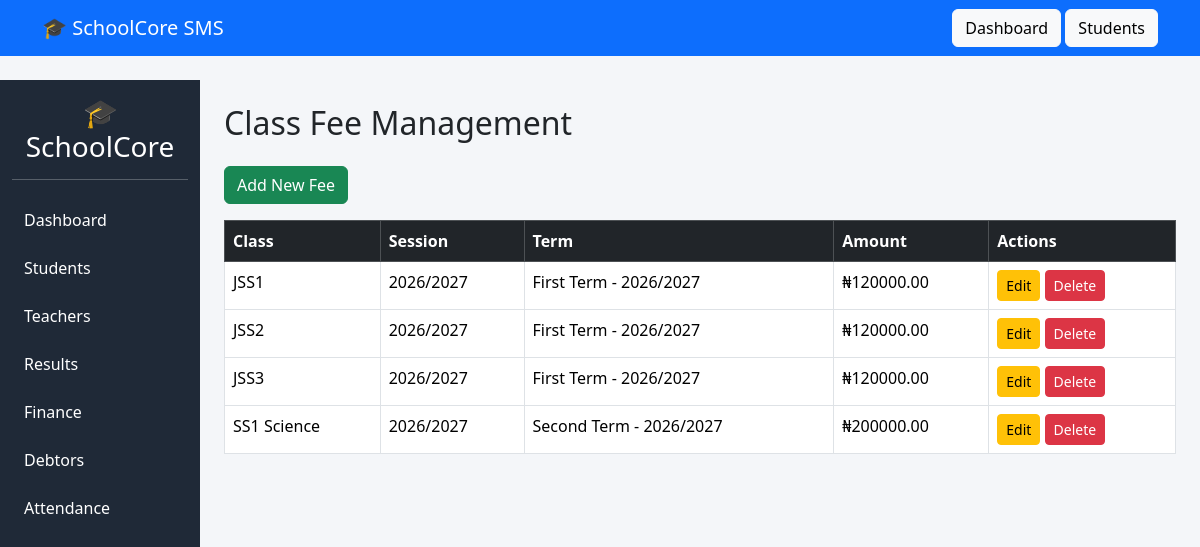
The app's page /finance/class-fees/manage/ with its own data.
### finance/models.py (models this page shows, shortened)
class FeeStructure(models.Model):
    classroom = models.ForeignKey(
        ClassRoom,
        on_delete=models.CASCADE
    )
    session = models.ForeignKey(
        AcademicSession,
        on_delete=models.CASCADE
    )
    term = models.ForeignKey(
        Term,
        on_delete=models.CASCADE
    )
    amount = models.DecimalField(
        max_digits=10,
        decimal_places=2
    )

### academics/models.py (models this page shows)
class ClassRoom(models.Model):
    name = models.CharField(max_length=50)
    def __str__(self):
        return self.name

class AcademicSession(models.Model):
    name = models.CharField(max_length=20, unique=True)
    is_active = models.BooleanField(default=False)
    def __str__(self):
        return self.name

class Term(models.Model):
    TERM_CHOICES = (
        ('FIRST', 'First Term'),
        ('SECOND', 'Second Term'),
        ('THIRD', 'Third Term'),
    )
    name = models.CharField(
        max_length=20,
        choices=TERM_CHOICES
    )
    session = models.ForeignKey(
        AcademicSession,
        on_delete=models.CASCADE
    )
    is_active = models.BooleanField(default=False)
    def __str__(self):
        return f"{self.get_name_display()} - {self.session}"

### finance/views.py (the view)
def class_fee_management(request):
    fees = FeeStructure.objects.all().order_by(
        'classroom'
    )
    return render(
        request,
        'finance/class_fee_management.html',
        {
            'fees': fees
        }
    )

### templates/finance/class_fee_management.html
{% extends 'base.html' %}
{% block content %}
<h2 class="mb-4">
    Class Fee Management
</h2>
<a
    href="{% url 'fee_create' %}"
    class="btn btn-success mb-3"
>
    Add New Fee
</a>
<table class="table table-bordered">
    <thead class="table-dark">
        <tr>
            <th>Class</th>
            <th>Session</th>
            <th>Term</th>
            <th>Amount</th>
            <th>Actions</th>
        </tr>
    </thead>
    <tbody>
        {% for fee in fees %}
        <tr>
            <td>
                {{ fee.classroom }}
            </td>
            <td>
                {{ fee.session }}
            </td>
            <td>
                {{ fee.term }}
            </td>
            <td>
                ₦{{ fee.amount }}
            </td>
            <td>
                <a
                    href="{% url 'fee_update' fee.id %}"
                    class="btn btn-warning btn-sm"
                >
                    Edit
                </a>
                <a
                    href="{% url 'fee_delete' fee.id %}"
                    class="btn btn-danger btn-sm"
                >
                    Delete
                </a>
            </td>
        </tr>
        {% empty %}
        <tr>
            <td colspan="5">
                No fee structure found.
            </td>
        </tr>
        {% endfor %}
    </tbody>
</table>
{% endblock %}

### templates/base.html (style rules this page uses)
body { background:#f4f6f9; }

### records on screen
FeeStructure: classroom "JSS1", session "2026/2027", term "First Term - 2026/2027", amount "120000.00"
FeeStructure: classroom "JSS2", session "2026/2027", term "First Term - 2026/2027", amount "120000.00"
FeeStructure: classroom "JSS3", session "2026/2027", term "First Term - 2026/2027", amount "120000.00"
FeeStructure: classroom "SS1 Science", session "2026/2027", term "Second Term - 2026/2027", amount "200000.00"
